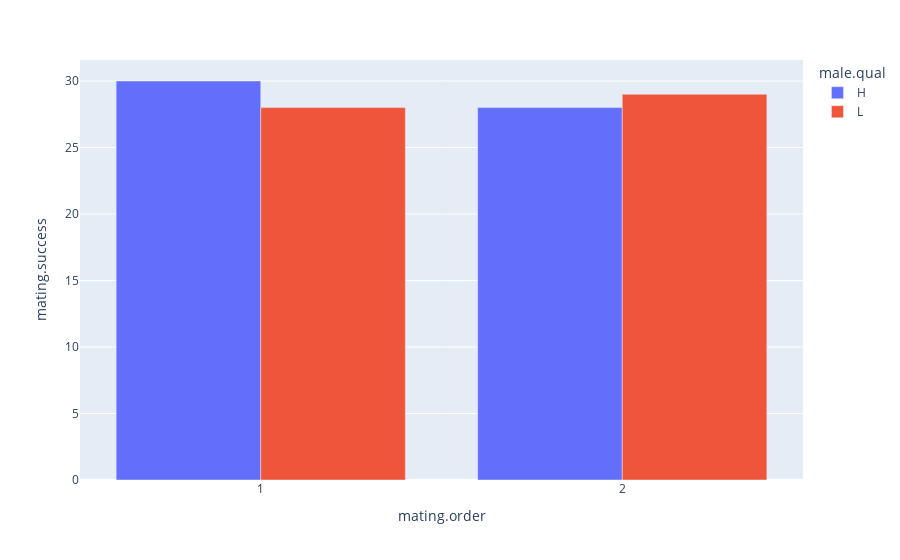

Write notebook code for a chart like this one.
### Code cell
groupdiscrete = df.groupby(["male.qual", "mating.order", "female.group"]).describe()[[("mating.success","count")]]


groupdiscrete = groupdiscrete.reset_index().droplevel(1, axis=1)

px.histogram(groupdiscrete, x="male.qual", y="mating.success", color="mating.order", barmode='group')

fig = px.bar(groupdiscrete,
             x="mating.order", y="mating.success", barmode="group",
             color="male.qual"
                              )

fig.show()

### Figure 1 — Plotly figure (JSON) as saved in the notebook; plotly's stock layout.template omitted (floating-point values rounded to 4 significant figures)
{"data": [{"alignmentgroup": "True", "hovertemplate": "male.qual=H<br>mating.order=%{x}<br>mating.success=%{y}<extra></extra>", "legendgroup": "H", "marker": {"color": "#636efa", "pattern": {"shape": ""}}, "name": "H", "offsetgroup": "H", "orientation": "v", "showlegend": true, "textposition": "auto", "type": "bar", "x": ["1", "2"], "xaxis": "x", "y": [30, 28], "yaxis": "y"}, {"alignmentgroup": "True", "hovertemplate": "male.qual=L<br>mating.order=%{x}<br>mating.success=%{y}<extra></extra>", "legendgroup": "L", "marker": {"color": "#EF553B", "pattern": {"shape": ""}}, "name": "L", "offsetgroup": "L", "orientation": "v", "showlegend": true, "textposition": "auto", "type": "bar", "x": ["1", "2"], "xaxis": "x", "y": [28, 29], "yaxis": "y"}], "layout": {"barmode": "group", "legend": {"title": {"text": "male.qual"}, "tracegroupgap": 0}, "margin": {"t": 60}, "xaxis": {"anchor": "y", "domain": [0, 1], "title": {"text": "mating.order"}}, "yaxis": {"anchor": "x", "domain": [0, 1], "title": {"text": "mating.success"}}}}
